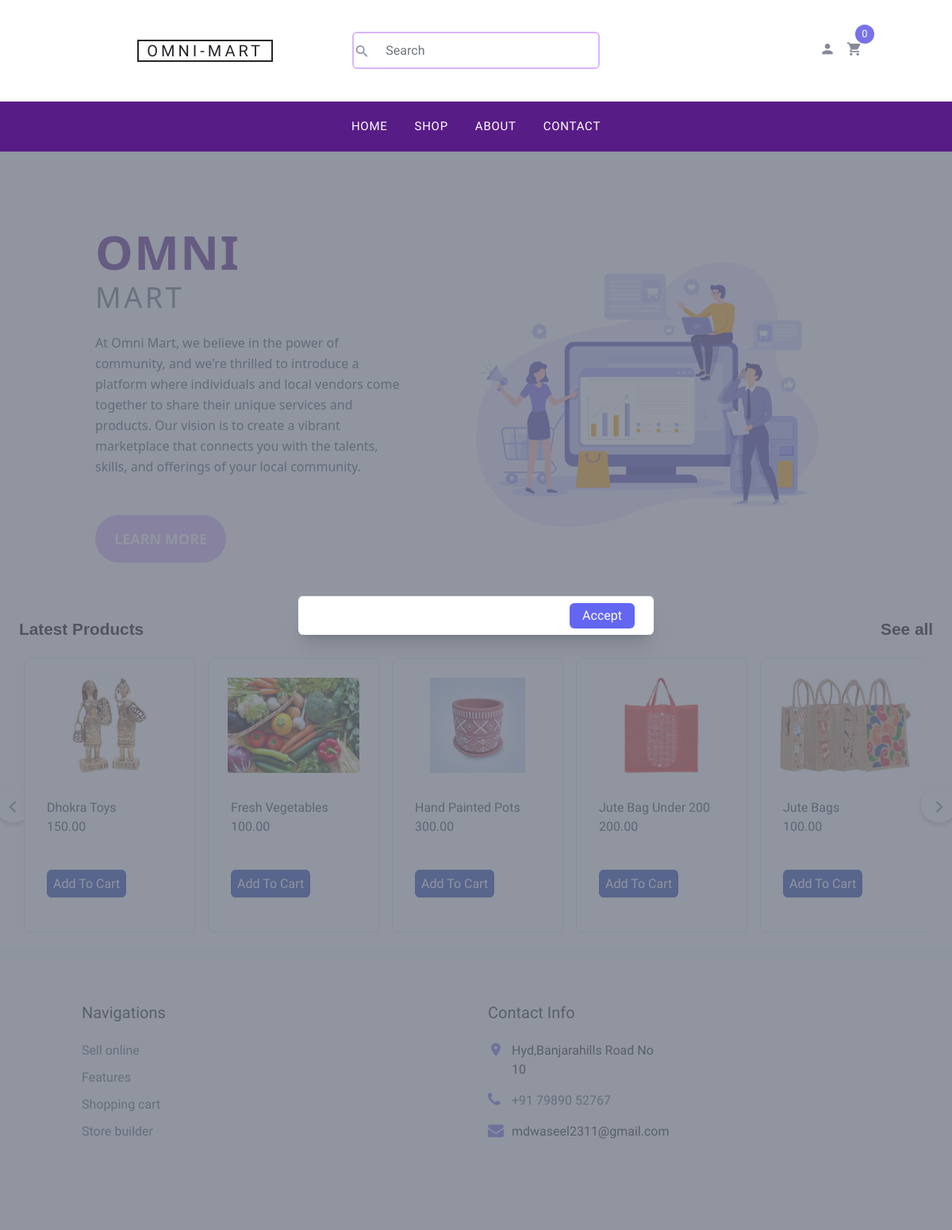
The page / on the database its author committed.
### shop/models.py (models this page shows, shortened)
class Product(models.Model):
    category = models.ForeignKey(Category, related_name='products',
                                 on_delete=models.CASCADE)
    name = models.CharField(max_length=200, db_index=True)
    slug = models.SlugField(max_length=200, db_index=True)
    image = models.ImageField(upload_to='products/%Y/%m/%d', blank=True)
    description = models.TextField(blank=True)
    price = models.DecimalField(max_digits=10, decimal_places=2)
    available = models.BooleanField(default=True)
    created = models.DateTimeField(auto_now_add=True)
    updated = models.DateTimeField(auto_now=True)
    vendor = models.ForeignKey(User, on_delete=models.CASCADE, default=1)
    class Meta:
        ordering = ('name',)
        indexes = [
            Index(fields=['id', 'slug']),
        ]
    def get_absolute_url(self):
        return reverse('shop:product_detail', args=[self.id, self.slug])

### shop/views.py (the view)
# urls.py: path('', views.index, name='Home'),
def index(request):
    category = None
    categories = Category.objects.all()
    products = Product.objects.filter(available=True)
    context = {
        'products':products,
    }
    return render(request,'shop/index.html',context)

### cart/cart.py (called while the page is built)
    def __len__(self):
        return sum(item['quantity'] for item in self.cart.values())

### cart/context_processors.py (called while the page is built)
def cart(request):
    return {'cart': Cart(request)}

### shop/templates/shop/index.html (shortened to what this page needs)
{% extends "shop/base/base.html" %}
{% block head %}
<link rel="stylesheet" href="https://cdnjs.cloudflare.com/ajax/libs/font-awesome/6.5.1/css/all.min.css" />
{%endblock%}
{% block content %}
<div id="popupOverlay" class="popup-overlay m-auto w-[30%] mt-8 p-4">
  <div id="modal">
    <div x-show="open" class="fixed inset-0 px-2 z-10 overflow-hidden flex items-center justify-center">
      <div x-show="open" x-transition:enter="transition-transform ease-out duration-300" x-transition:enter-start="transform scale-75" x-transition:enter-end="transform scale-100" x-transition:leave="transition-transform ease-in duration-300" x-transition:leave-start="transform scale-100" x-transition:leave-end="transform scale-75" class="bg-white rounded-md shadow-xl overflow-hidden max-w-md w-full sm:w-96 md:w-1/2 lg:w-2/3 xl:w-1/3 z-50">
        <div class="border-t px-4 py-2 flex justify-end">
          <button id="accept" onclick="offmodal()" x-on:click="open = false" class="px-3 py-1 bg-indigo-500 text-white rounded-md w-full sm:w-auto">Accept</button>
        </div>
      </div>
    </div>
  </div>
</div>
</div>
    <div class="bg-white flex flex-col font-sans">
        <div class="container mx-auto px-8">
            <main class="flex flex-col-reverse sm:flex-row jusitfy-between items-center py-12">
                <div class="sm:w-2/5 flex flex-col items-center sm:items-start text-left sm:text-left">
                    <h1 class="uppercase text-6xl text-purple-900 font-bold leading-none tracking-wide mb-2">OMNI</h1>
                    <h2 class="uppercase text-4xl text-orange-500 text-secondary tracking-widest mb-6">Mart</h2>
                    <p class="text-gray-600 leading-relaxed mb-12">At Omni Mart, we believe in the power of community, and we're thrilled to introduce a platform where individuals and local vendors come together to share their unique services and products. Our vision is to create a vibrant marketplace that connects you with the talents, skills, and offerings of your local community.</p>
                    <a href="#" class="bg-purple-300 hover:bg-purple-400 py-3 px-6 uppercase text-lg font-bold text-white rounded-full">Learn more</a>
                </div>
                <div class="mb-16 sm:mb-0 mt-8 sm:mt-0 sm:w-3/5 sm:pl-12">
                </div>
            </main>
        </div>
    </div>
    <div class="headers  p-4">
        <div class="float-left">
            <h2 class="head ">Latest Products</h2>
        </div>
        <div class="float-right">
            <h2 class="head more"> <a href="{% url 'shop:product_list' %}">See all</a></h2>
        </div>
    </div>
    <div class="wrapper mt-4">
        <i id="left" class="fa-solid fa-angle-left"></i>
        <ul class="carousel">
            {% for product in products %}
          <li class="">
            <div class="bg-white rounded-lg border p-4 card">
                <img src="{{ product.image.url }}"
                alt="Image placeholder" class=" m-auto img-fluid" style="height: 10vw;">
                <div class="px-1 py-4">
                  <p class="text-gray-700 text-base">
                    {{product.name}}
                  </p>
                  <p class="text-gray-700 text-base">
                    {{product.price}}
                  </p>
                </div>
                <div class="px-1 py-4">
                  <a href="{{ product.get_absolute_url }}" class="text-blue-500 bg-blue-800 p-2 text-white rounded-md hover:underline">Add To Cart</a>
                </div>
              </div>
          </li>
          {% endfor %}
        </ul>
        <i id="right" class="fa-solid fa-angle-right"></i>
      </div>
{% endblock %}

### shop/templates/shop/base/base.html (shortened to what this page needs)
{% load static %}
<!DOCTYPE html>
<html lang="en">
<head>
    {% block head %}
    {% endblock %}
    <link rel="stylesheet" href="{% static "fonts/icomoon/style.css" %}">
    <link rel="stylesheet" href="{% static "css/bootstrap.min.css" %}">
    <link rel="stylesheet" href="{% static "css/magnific-popup.css" %}">
    <link rel="stylesheet" href="{% static "css/jquery-ui.css" %}">
    <link rel="stylesheet" href="{% static "css/owl.carousel.min.css" %}">
    <link rel="stylesheet" href="{% static "css/owl.theme.default.min.css" %}">
    <link rel="stylesheet" href="{% static "css/aos.css" %}">
    <link rel="stylesheet" href="{% static "css/style.css" %}">
    <script src="https://cdn.tailwindcss.com"></script>
</head>
<body>
    <div class="site-wrap">
        {% include 'shop/base/navbar.html' %}
        {% block content %}
        {% endblock %}
        {% include 'shop/base/footer.html' %}
</body>
</html>

### shop/templates/shop/base/navbar.html (shortened to what this page needs)
    <header class="site-navbar" role="banner">
        <div class="site-navbar-top">
            <div class="container">
                <div class="row align-items-center">
                    <div class="col-6 col-md-4 order-2 order-md-1 site-search-icon text-left">
                        <form action="" class="site-block-top-search rounded-md border-2 border-purple-300">
                            <span class="icon icon-search2"></span>
                            <input type="text" class="form-control border-0" placeholder="Search">
                        </form>
                    </div>
                    <div class="col-12 mb-3 mb-md-0 col-md-4 order-1 order-md-2 text-center">
                        <div class="site-logo">
                            <a href="{% url 'shop:Home'%}" class="js-logo-clone">Omni-Mart</a>
                        </div>
                    </div>
                    <div class="col-6 col-md-4 order-3 order-md-3 text-right">
                        <div class="site-top-icons">
                            <ul>
                                <li><a href="{% url 'users:login' %}"><span class="icon icon-person"></span></a></li>
                                <li>
                                    <a href="{% url "cart:cart_detail" %}" class="site-cart">
                                        <span class="icon icon-shopping_cart"></span>
                                        <span class="count">
                                        {% with total_items=cart|length %}
                                            {% if cart|length > 0 %}
                                                {{ total_items|pluralize }}
                                            {% else %}
                                                0
                                            {% endif %}
                                        {% endwith %}
                                        </span>
                                    </a>
                                </li>
                            </ul>
                        </div>
                    </div>
                </div>
            </div>
        </div>
        <nav class="site-navigation text-right text-md-center " style="background:rgb(88 28 135 ); "  role="navigation">
            <div class="container">
                <ul class="site-menu js-clone-nav d-none  d-md-block text-white" >
                    <li><a href="/" class="text-white " >Home</a></li>
                    <li><a href="{% url "shop:product_list" %}" class="text-white">Shop</a></li>
                    <li><a href="#" class="text-white">About</a></li>
                    <li><a href="#" class="text-white">Contact</a></li>
                </ul>
            </div>
        </nav>
    </header>

### shop/templates/shop/base/footer.html
<footer class="site-footer border-top">
    <div class="container">
        <div class="row">
            <div class="col-lg-6 mb-5 mb-lg-0">
                <div class="row">
                    <div class="col-md-12">
                        <h3 class="footer-heading mb-4">Navigations</h3>
                    </div>
                    <div class="col-md-6 col-lg-4">
                        <ul class="list-unstyled">
                            <li><a href="#">Sell online</a></li>
                            <li><a href="#">Features</a></li>
                            <li><a href="#">Shopping cart</a></li>
                            <li><a href="#">Store builder</a></li>
                        </ul>
                    </div>
                </div>
            </div>
            <div class="col-md-6 col-lg-3">
                <div class="block-5 mb-5">
                    <h3 class="footer-heading mb-4">Contact Info</h3>
                    <ul class="list-unstyled">
                        <li class="address">Hyd,Banjarahills Road No 10</li>
                        <li class="phone"><a href="tel://23923929210">+91 79890 52767</a></li>
                        <li class="email">mdwaseel2311@gmail.com</li>
                    </ul>
                </div>
            </div>
        </div>
    </div>
</footer>

### shop/static/css/style.css (style rules this page uses)
body { line-height: 1.7; color: #8c92a0; font-weight: 300; font-size: 16px; }
a { -webkit-transition: .3s all ease; -o-transition: .3s all ease; transition: .3s all ease; }
.site-wrap:before { -webkit-transition: .3s all ease-in-out; -o-transition: .3s all ease-in-out; transition: .3s all ease-in-out; background: rgba(0, 0, 0, 0.6); content: ""; position: absolute; z-index: 2000; top: 0; left: 0; right: 0; bottom: 0; opacity: 0; visibility: hidden; }
.form-control { height: 43px; }
.border-top { border-top: 1px solid #edf0f5 !important; }
.site-footer { padding: 4em 0; }
.site-footer ul li { margin-bottom: 10px; }
.site-footer ul li a { color: #5c626e; }
.site-footer .footer-heading { font-size: 20px; color: #25262a; }
.site-navbar { background: #fff; margin-bottom: 0px; z-index: 1999; position: relative; }
.site-navbar .site-navbar-top { border-bottom: 1px solid #f3f3f4; padding-top: 20px; padding-bottom: 20px; margin-bottom: 0px; }
@media (min-width: 768px) { .site-navbar .site-navbar-top { padding-top: 40px; padding-bottom: 40px; } }
.site-navbar .site-logo a { text-transform: uppercase; color: #25262a; letter-spacing: .2em; font-size: 20px; padding-left: 10px; padding-right: 10px; border: 2px solid #25262a; }
.site-navbar a { color: #868995; }
.site-navbar .icon { font-size: 20px; }
.site-navbar .site-top-icons ul, .site-navbar .site-top-icons ul li { padding: 0; margin: 0; list-style: none; }
.site-navbar .site-top-icons ul li { display: inline-block; }
.site-navbar .site-top-icons ul li a { margin-right: 10px; }
.site-navbar .site-top-icons ul li a.site-cart { display: block; position: relative; }
.site-navbar .site-top-icons ul li a.site-cart .count { position: absolute; top: 0; right: 0; margin-right: -15px; margin-top: -20px; font-size: 13px; width: 24px; height: 24px; line-height: 24px; border-radius: 50%; display: block; text-align: center; background: #7971ea; color: #fff; -webkit-transition: .2s all ease-in-out; -o-transition: .2s all ease-in-out; transition: .2s all ease-in-out; }
.site-navbar .site-navigation .site-menu { margin-bottom: 0; }
.site-navbar .site-navigation .site-menu a { text-decoration: none !important; font-size: 15px; display: inline-block; }
.site-navbar .site-navigation .site-menu > li { display: inline-block; padding: 10px 5px; }
.site-navbar .site-navigation .site-menu > li > a { padding: 10px 10px; text-transform: uppercase; letter-spacing: .05em; color: #25262a; font-size: 15px; text-decoration: none !important; }
.site-mobile-menu .site-mobile-menu-header .site-mobile-menu-logo a { display: inline-block; text-transform: uppercase; color: #25262a; letter-spacing: .2em; font-size: 20px; padding-left: 10px; padding-right: 10px; border: 2px solid #25262a; }
.site-mobile-menu .site-nav-wrap { padding: 0; margin: 0; list-style: none; position: relative; }
.site-mobile-menu .site-nav-wrap a { padding: 10px 20px; display: block; position: relative; color: #212529; }
.site-mobile-menu .site-nav-wrap li { position: relative; display: block; }
.site-mobile-menu .site-nav-wrap > li { display: block; position: relative; float: left; width: 100%; }
.site-mobile-menu .site-nav-wrap > li > a { padding-left: 20px; font-size: 20px; }
.block-5 ul, .block-5 ul li { list-style: none; padding: 0; margin: 0; line-height: 1.5; }
.block-5 ul li { padding-left: 30px; position: relative; margin-bottom: 15px; color: #25262a; }
.block-5 ul li:before { top: 0; font-family: "icomoon"; content: ""; position: absolute; left: 0; font-size: 20px; line-height: 1; color: #7971ea; }
.block-5 ul li.address:before { content: "\e8b4"; }
.block-5 ul li.email:before { content: "\f0e0"; }
.block-5 ul li.phone:before { content: "\f095"; }
.site-block-top-search { position: relative; }
.site-block-top-search .icon { position: absolute; left: 0; top: 50%; -webkit-transform: translateY(-50%); -ms-transform: translateY(-50%); transform: translateY(-50%); }
.site-block-top-search input { padding-left: 40px; -webkit-transition: .3s all ease-in-out; -o-transition: .3s all ease-in-out; transition: .3s all ease-in-out; }

### rows shown on the page
Product: image (picture), name "Dhokra Toys", price "150.00"
Product: image (picture), name "Fresh Vegetables", price "100.00"
Product: image (picture), name "Hand Painted Pots", price "300.00"
Product: image (picture), name "Jute Bag Under 200", price "200.00"
Product: image (picture), name "Jute Bags", price "100.00"
